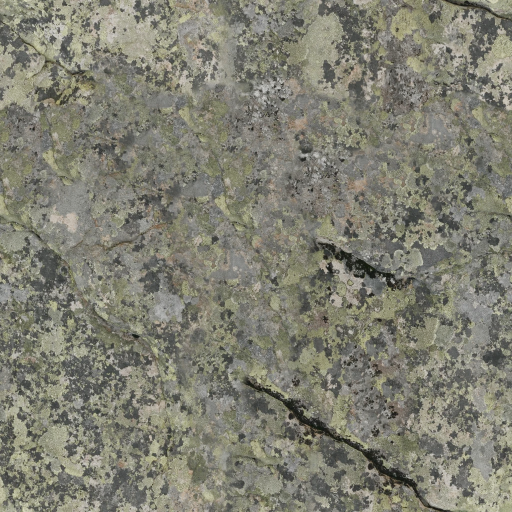
#> input picture solrahn-goal-017/assets/solrahn-surface/mossy_rock_color.webp, 1024 x 1024 px, found by its file name (shown at 1/2 size)
$ python stone-texture.py
#> lines starting #> are read from the running program, lines starting #| are printed output that depends on the picture
# Derivative of the approved CC0 Poly Haven mossy_rock albedo. Original preserved.
from PIL import Image
import numpy as np,json,hashlib
from pathlib import Path
root=Path(__file__).resolve().parents[2]
src=root/'public/assets/solrahn-surface/mossy_rock_color.webp'
a=np.asarray(Image.open(src).convert('RGB').resize((512,512)),dtype=float)/255
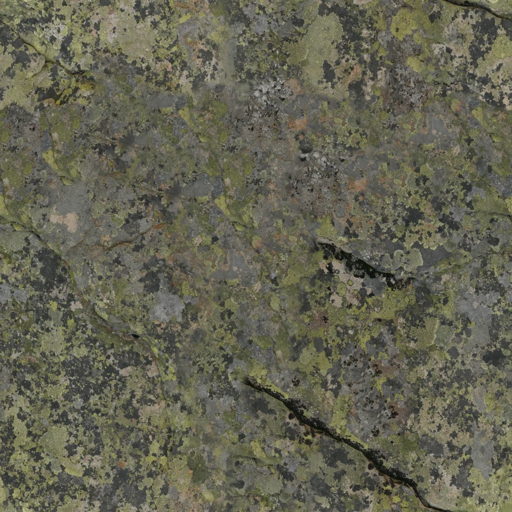
#> a: shape (512, 512, 3) float64; mean R, G, B 0.392, 0.389, 0.323
l=a@np.array([.2126,.7152,.0722]);l=np.clip(.51+(l-.3)*.58,.32,.77)
#> after `l = a @ np.array([0.2126, 0.7152, 0.0722])`:
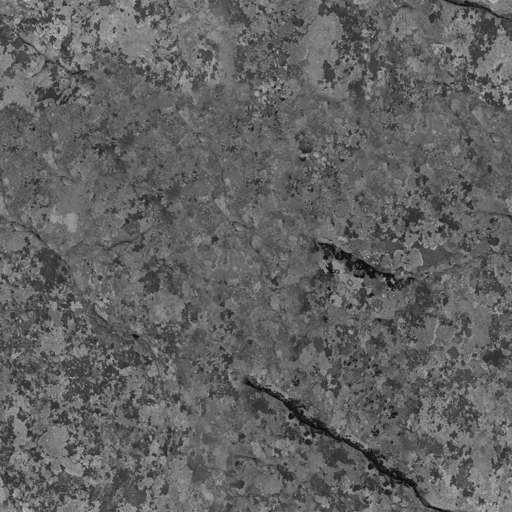
#> l: shape (512, 512) float64; min 0.0485, max 0.76, mean 0.385
#> after `l = np.clip(0.51 + (l - 0.3) * 0.58, 0.32, 0.77)`:
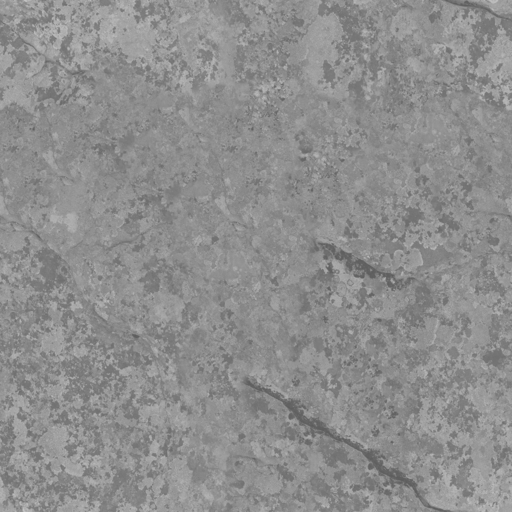
#> l: shape (512, 512) float64; min 0.364, max 0.77, mean 0.559
rgb=np.stack([l*1.05,l*1.025,l*.94],axis=-1)
dest=root/'public/assets/solrahn-surface/goal019_stone.webp'
Image.fromarray((np.clip(rgb,0,1)*255).astype('uint8')).save(dest,quality=90)
#> (the run stopped early here; a loop or call above may not have finished)

$ run again, with solrahn-goal-017/assets/solrahn-surface/dry_ground_rocks_color.webp copied over solrahn-goal-017/assets/solrahn-surface/mossy_rock_color.webp
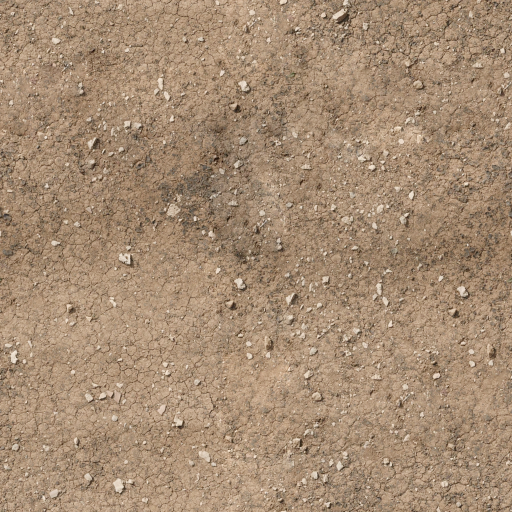
#> input picture solrahn-goal-017/assets/solrahn-surface/dry_ground_rocks_color.webp, 1024 x 1024 px, found by its file name (shown at 1/2 size)
#> `a=np.asarray(Image.open(src).convert('RGB').resize((512,512)),dtype=fl..`:
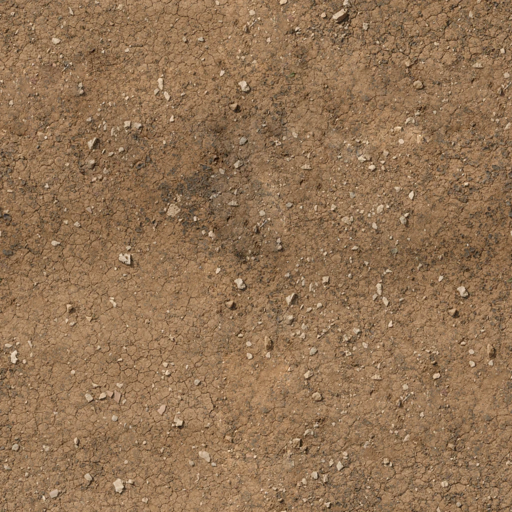
#> a: shape (512, 512, 3) float64; mean R, G, B 0.575, 0.452, 0.331
#> `l = np.clip(0.51 + (l - 0.3) * 0.58, 0.32, 0.77)`:
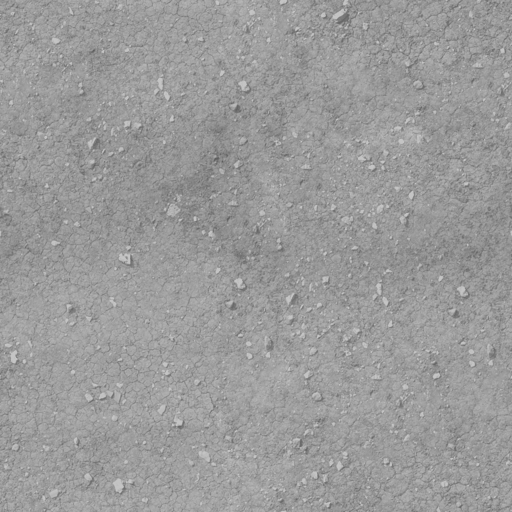
#> l: shape (512, 512) float64; min 0.368, max 0.77, mean 0.608

$ run again, with solrahn-goal-017/assets/solrahn-surface/forrest_ground_01_color.webp copied over solrahn-goal-017/assets/solrahn-surface/mossy_rock_color.webp
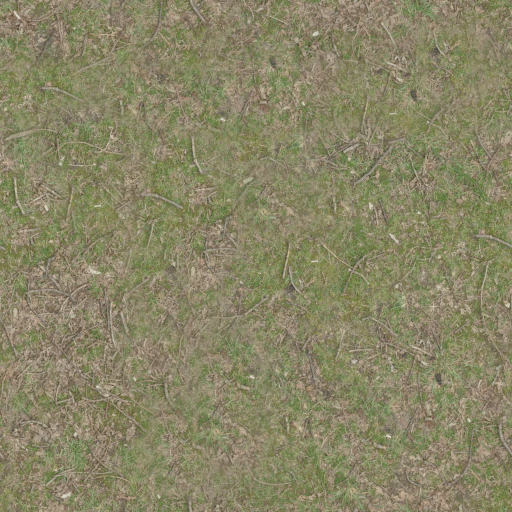
#> input picture solrahn-goal-017/assets/solrahn-surface/forrest_ground_01_color.webp, 1024 x 1024 px, found by its file name (shown at 1/2 size)
#> `l = a @ np.array([0.2126, 0.7152, 0.0722])`:
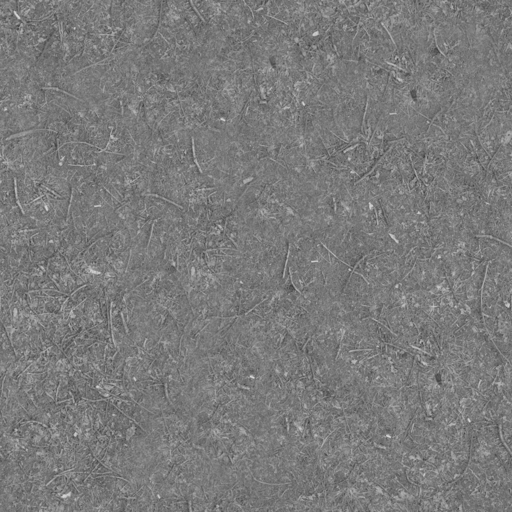
#> l: shape (512, 512) float64; min 0.238, max 0.847, mean 0.482
#> `l = np.clip(0.51 + (l - 0.3) * 0.58, 0.32, 0.77)`:
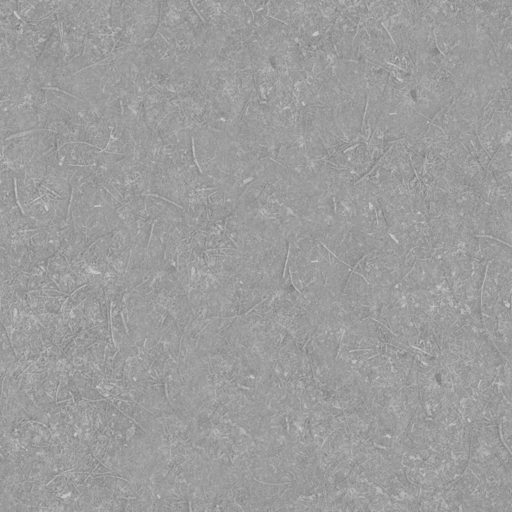
#> l: shape (512, 512) float64; min 0.474, max 0.77, mean 0.616
